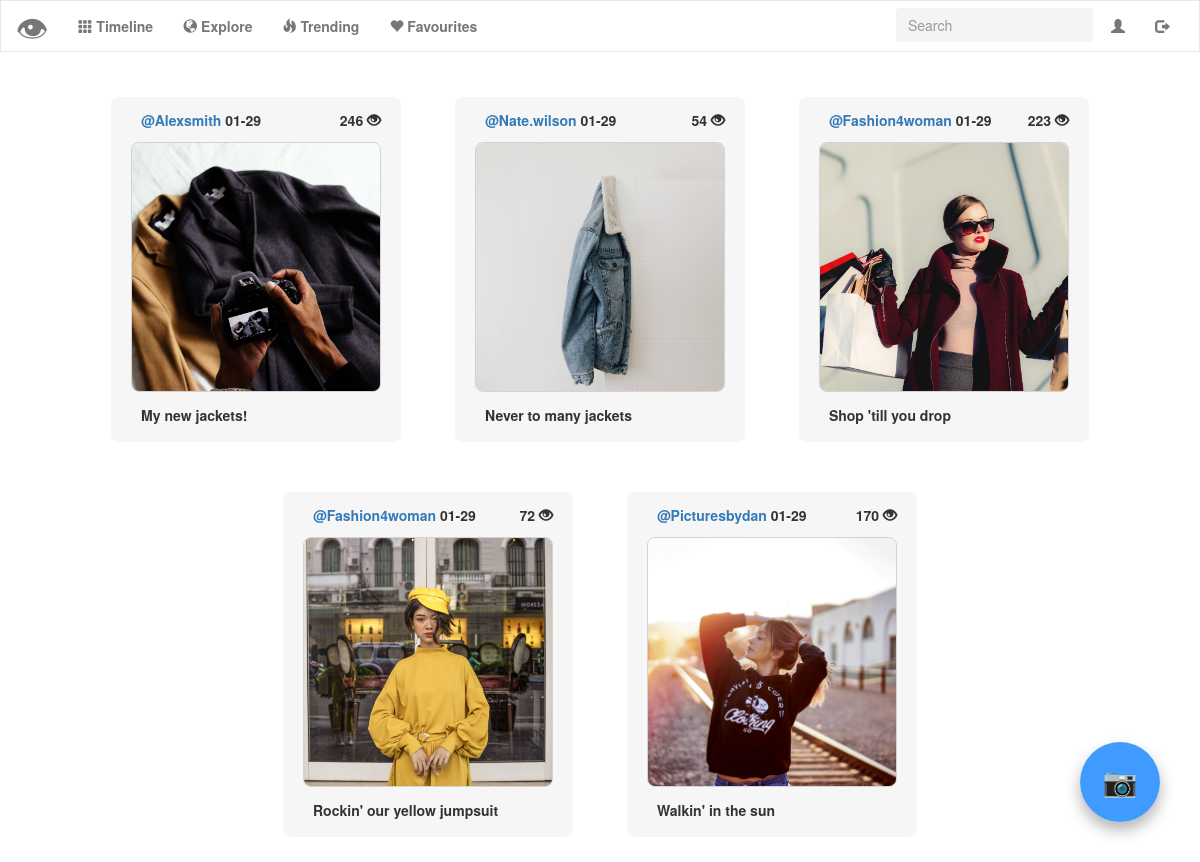
Screenshot of /favourites (signed in) with the database file from the repository.
### tables this page shows
CREATE TABLE 'uploads' ('id' integer PRIMARY KEY AUTOINCREMENT NOT NULL, 'user_id' integer NOT NULL, 'upload' text NOT NULL, 'description' text NOT NULL, 'timestamp' double precision NOT NULL DEFAULT CURRENT_TIMESTAMP, 'username'  text NOT NULL  , 'score' INTEGER NOT NULL DEFAULT 0);

### application.py (the view)
@app.route("/favourites")
@login_required
def favourites():
    favourites = []
    post_id = get_favourites(session["user_id"])
    if len(post_id) == 0:
        flash("You have no favourite posts!")
        return render_template("favourites.html")
    for p in post_id:
        favourites.append(get_info(p["photo_id"]))
    print(favourites)
    favourites.sort(key=lambda d: d['timestamp'])
    return render_template("favourites.html", favourites=favourites, user_id=session["user_id"])

### helpers.py (called while the page is built)
def login_required(f):
    @wraps(f)
    def decorated_function(*args, **kwargs):
        if session.get("user_id") is None:
            return redirect("/login")
        return f(*args, **kwargs)
    return decorated_function

def get_favourites(user_id):
    photo_id = db.execute("SELECT photo_id FROM favourites WHERE user_id = :user_id", user_id=user_id)
    return photo_id

def get_info(post_id):
    post_info = db.execute("SELECT * FROM uploads WHERE id=:post_id",
                           post_id=post_id)
    post_info = change_timestamp(post_info)[0]
    return post_info

def change_timestamp(post_list):
    for post in post_list:
        date = post["timestamp"]
        date = date[5:11]
        post["timestamp"] = date
    return post_list

### templates/favourites.html (shortened to what this page needs)
{% extends "layout.html" %}
{% block main %}
    <div class="col-lg-12 col-md-12 col-sm-12 col-xs-12">
       {% for post in favourites %}
       <button name="modal" class="photo_modal trending_modal modal-label" id="account-photo-modal" data-toggle="modal" data-target="#photomodal{{ post.id }}">
            <label for="modal">
                <div class="account-photo-description">
                    <a href="{{ url_for('profile', username= post.username) }}"><label id="username">{{ post.username }} </label></a>
                    <label id="timestamp">{{ post.timestamp }} </label>
                    <label id="score-profile">{{ post.score }} <span class="glyphicon glyphicon-eye-open"></span></label>
                </div>
                <img src="/upload/{{ post.upload }}" class="img-responsive trending-image">
                <div class="account-photo-bottom-description">
                    <label id="discription">{{ post.description }} </label>
                </div>
            </label>
        </button>
    {% endfor %}
    </div>
{% endblock %}

### templates/layout.html (shortened to what this page needs)
<!DOCTYPE html>
<html lang="en">
    <head>
        <link href="https://maxcdn.bootstrapcdn.com/bootstrap/3.3.7/css/bootstrap.min.css" rel="stylesheet"/>
        <link href="{{ url_for('static', filename='styles.css') }}" rel="stylesheet"/>
    </head>
    <body>
            <nav class="navbar navbar-default" id="navigation">
                <div class="container-fluid">
                    <div class="navbar-header">
                        <a class="navbar-brand" href="{{ url_for('index') }}"><font size="+3">👁</font></a>
                    </div>
                    <div class="collapse navbar-collapse" id="navbar">
                        {% if session.user_id %}
                            <ul class="nav navbar-nav">
                                <li><a href="{{ url_for('timeline') }}"><span class="glyphicon glyphicon-th"></span><b> Timeline</b></a></li>
                                <li><a href="{{ url_for('index') }}"><span class="glyphicon glyphicon-globe"></span><b> Explore</b></a></li>
                                <li><a href="{{ url_for('trending') }}"><span class="glyphicon glyphicon-fire"></span><b> Trending</b></a></li>
                                <li><a href="{{ url_for('favourites') }}"><span class="glyphicon glyphicon-heart"></span><b> Favourites</b></a></li>
                            </ul>
                            <ul class="nav navbar-nav navbar-right">
                                <li><a href="{{ url_for('account') }}"><span class="glyphicon glyphicon-user"></span></a></li>
                                <li><a href="{{ url_for('logout') }}"><span class="glyphicon glyphicon-log-out"></span></a></li>
                            </ul>
                            <ul class="nav navbar-nav navbar-right">
                                <li><input autocomplete="off" class="form-control" name="lookup" id="searchbar" placeholder="Search" type="text"></li>
                            </ul>
                        {% else %}
                            <ul class="nav navbar-nav navbar-right">
                                <li><a href="{{ url_for('register') }}"><b>Register</b></a></li>
                                <li><a href="{{ url_for('login') }}"><b>Log In</b></a></li>
                            </ul>
                        {% endif %}
                    </div>
                </div>
            </nav>
            {% if session.user_id %}
            <a class="float-button">
                <h3 data-toggle="modal" data-target="#myModal" class="camera-button">📷</h3>
            </a>
            {% endif %}
        <div class="container">
            <main>
                {% block main %}{% endblock %}
            </main>
        </div>
    </body>
</html>

### static/styles.css (style rules this page uses)
html,body { overflow-x: hidden; width: 100%; }
.container { margin-left: auto; margin-right: auto; text-align: center; }
.navbar { z-index: 999; }
input { background-color: rgba(244,244,244,1) !important; border:none !important; -webkit-box-shadow: none !important; box-shadow: none !important; }
main img { max-width: 100%; }
#navigation { background-color: #FFF !important; border-radius: 0 !important; }
#searchbar { margin:7px; max-width:95%; }
.img-responsive { border: 0.5px solid lightgray; object-fit: cover; width:250px !important; height:250px !important; border-radius: 8px; }
.float-button { position:fixed; width:80px; height:80px; bottom:40px; right:40px; background-color: rgba(0,122,255,0.75);; color:#FFF; border-radius:50px; text-align:center; box-shadow: 0px 8px 15px rgba(0, 0, 0, 0.3); text-decoration: none !important; z-index: 999; transition: all 0.3s ease 0s; cursor: pointer; outline: none; }
.camera-button { margin-top:23px !important; font-size: 2em; }
.photo_modal { background-color: white; border: 0px; }
.modal-label { transition: all 0.3s ease 0s; cursor: pointer; outline: none; }
@media only screen and (min-width: 800px) { .trending-image { width: 200px; height: 200px; } }
#score-profile { padding-right: 0px !important; float:right; }
#account-photo-modal { background-color: rgba(246,246,246,1); padding: 20px; border-radius: 8px; margin-bottom: 25px; }
.account-photo-description { text-align: left; margin-left: 10px; position: relative; top: 30%; transform: translateY(-30%); -webkit-transform: translateY(-30%); }
.account-photo-bottom-description { text-align: left; margin-left: 10px; position: relative; top: 50%; transform: translateY(50%); -webkit-transform: translateY(50%); }
.trending_modal { margin: 25px; }
input { border: 1px solid transparent; background-color: #f1f1f1; padding: 10px; font-size: 16px; }
input[type=text] { background-color: #f1f1f1; width: 100%; }

### rows the page displays
uploads: username "@Alexsmith", timestamp "01-29", score "246", upload (picture), description "My new jackets!"
uploads: username "@Nate.wilson", timestamp "01-29", score "54", upload (picture), description "Never to many jackets"
uploads: username "@Fashion4woman", timestamp "01-29", score "223", upload (picture), description "Shop 'till you drop"
uploads: username "@Fashion4woman", timestamp "01-29", score "72", upload (picture), description "Rockin' our yellow jumpsuit"
uploads: username "@Picturesbydan", timestamp "01-29", score "170", upload (picture), description "Walkin' in the sun"
